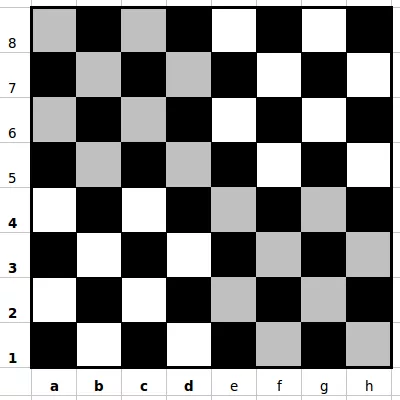
#> input picture pictures/chess.png, 400 x 400 px, found by its file name
$ python Img-FHarris2.py
#> lines starting #> are read from the running program, lines starting #| are printed output that depends on the picture; after the words box and inside, x2 and y2 are one past the last pixel; in counts of white or black regions, pixels touching at a corner belong together
# -*- coding: utf-8 -*-
"""
Created on Sun Mar 20 13:00:45 2016

@author: sanketjain
"""

# -*- coding: utf-8 -*-
"""
Created on Sun Mar 20 12:40:16 2016
http://docs.opencv.org/3.1.0/dc/d0d/tutorial_py_features_harris.html#gsc.tab=0
@author: sanketjain
"""

import cv2
import numpy as np

filename = '/Users/sanketjain/Documents/Opencv/pictures/chess.png'
img = cv2.imread(filename)
#> img is the input picture: shape (400, 400, 3); mean B, G, R 130.7, 130.7, 130.7
gray = cv2.cvtColor(img,cv2.COLOR_BGR2GRAY)

blur = cv2.GaussianBlur(gray,(5,5),0)
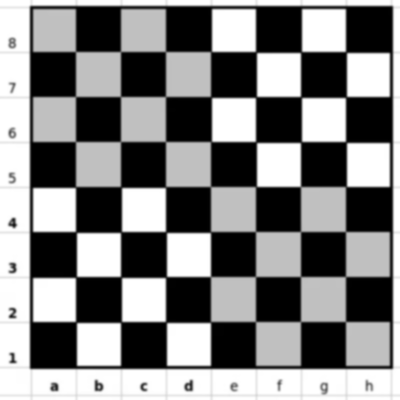
#> blur: shape (400, 400); min 0, max 255, mean 130.7
ret3,th3 = cv2.threshold(blur,0,255,cv2.THRESH_BINARY+cv2.THRESH_OTSU)
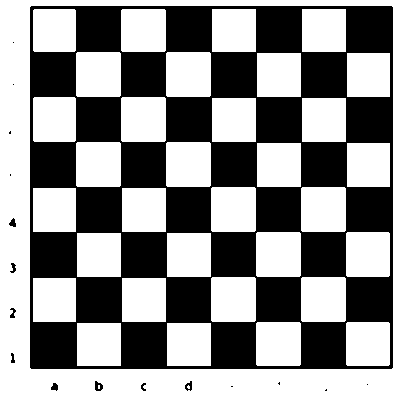
#> th3: shape (400, 400); 56.5% white; 17 black regions (8 under 20 px), largest, box (x1, y1, x2, y2) and area: (30, 6, 393, 369) 69340, (95, 381, 103, 391) 54, (185, 381, 192, 391) 42
#> ret3 = 116

th3= np.float32(th3)
dst = cv2.cornerHarris(th3,2,5,0.04)
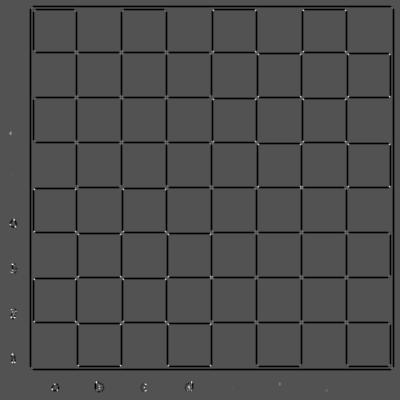
#> dst: shape (400, 400) float32; min -1.37e+10, max 2.88e+10, mean -880808896; drawn with min black and max white

# Threshold for an optimal value, it may vary depending on the image.
img[dst>0]=[0,0,255]
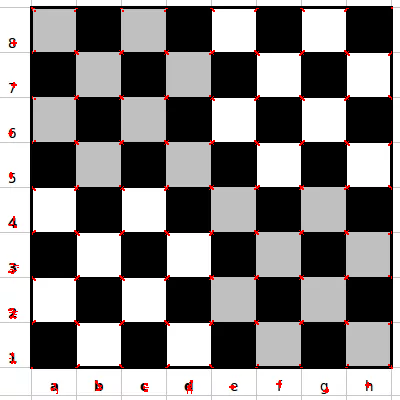
#> img: shape (400, 400, 3); 0.99% of pixels changed, all inside (x1, y1, x2, y2) = (8, 7, 393, 394)

cv2.imshow('dst',img)
if cv2.waitKey(0) & 0xff == 27:
#> (key Esc is pressed here)
    cv2.destroyAllWindows()

$ run again, with pictures/hand.png copied over pictures/chess.png
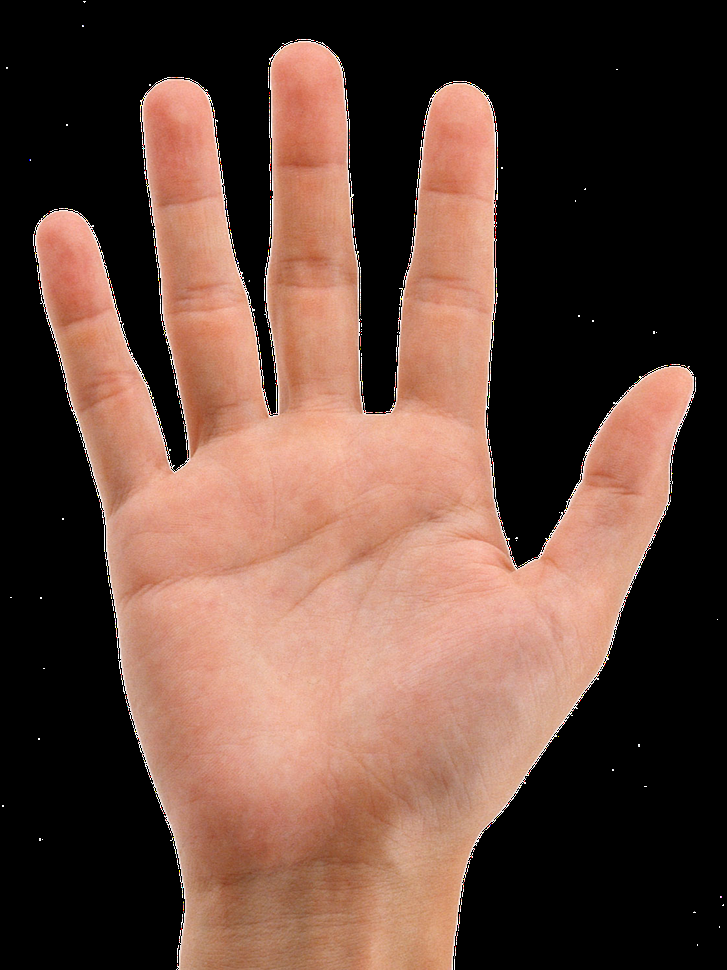
#> input picture pictures/hand.png, 727 x 970 px, shrunk from 1116 x 1488 before the run, found by its file name
#> img is the input picture: shape (970, 727, 3); mean B, G, R 60, 71.4, 100.9
#> `ret3,th3 = cv2.threshold(blur,0,255,cv2.THRESH_BINARY+cv2.THRESH_OTSU)`:
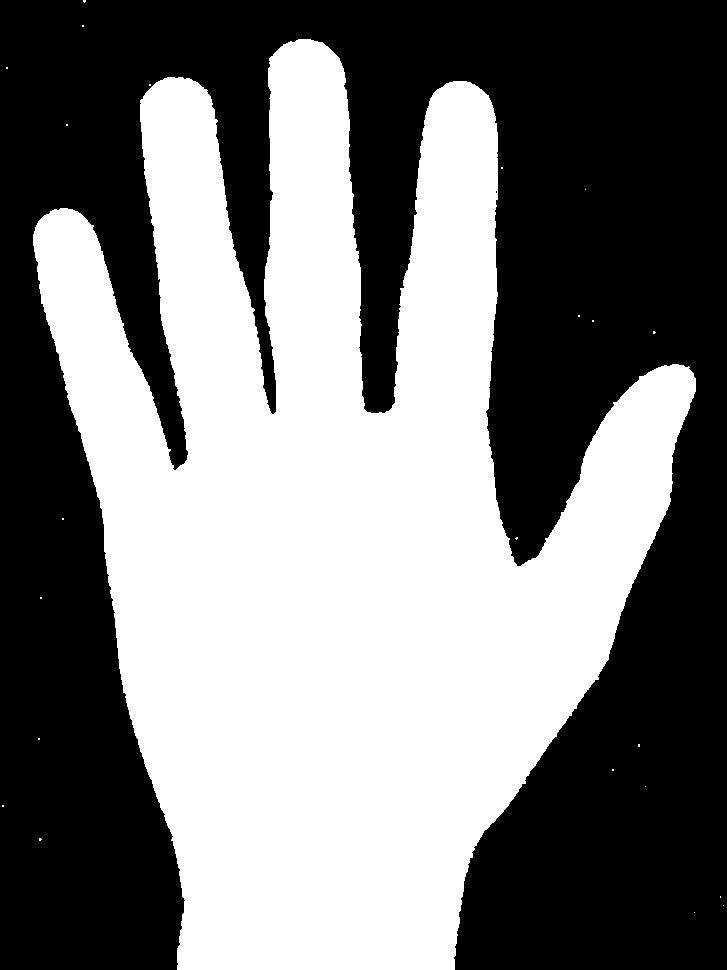
#> th3: shape (970, 727); 47.8% white; 23 white regions (22 under 20 px), largest, box (x1, y1, x2, y2) and area: (33, 39, 696, 970) 336964
#> ret3 = 82
#> `img[dst>0]=[0,0,255]`:
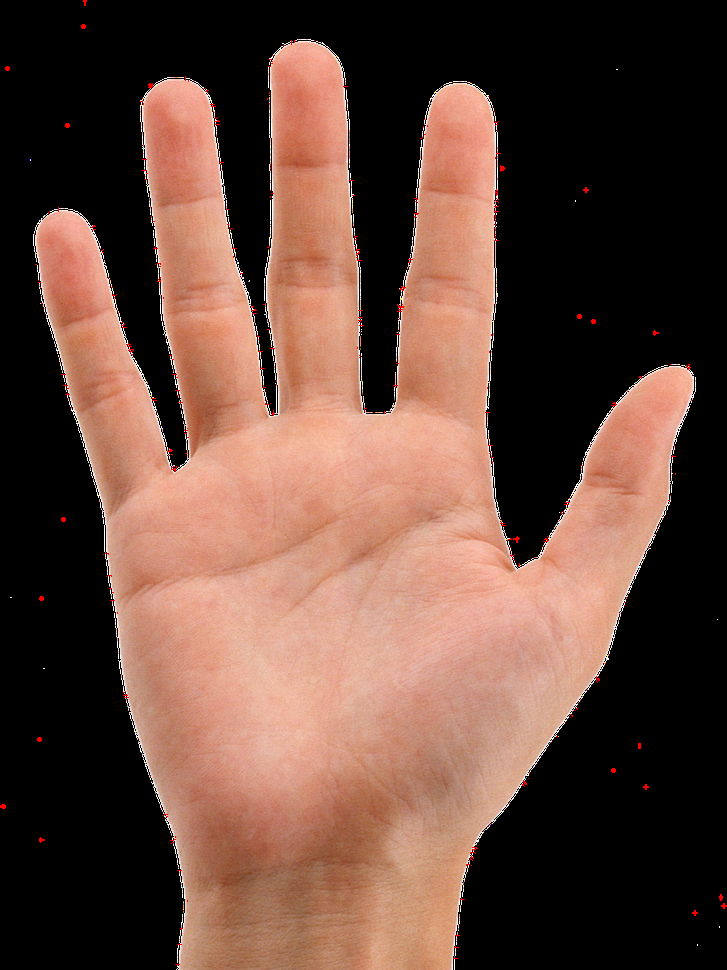
#> img: shape (970, 727, 3); 0.18% of pixels changed, all inside (x1, y1, x2, y2) = (0, 0, 727, 965)
